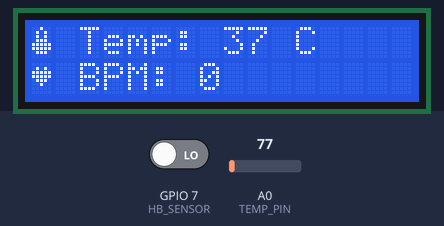
Bench run of a sketch on a simulated ESP8266 (NodeMCU). Parts: 16×2 character LCD. Inputs (shaded band) come from the test bench; at power-on: A0 (TEMP_PIN) = 77, GPIO 7 (HB_SENSOR) LOW. WiFi joins after 1.5 s; servers stay silent unless stated; what the sketch prints to the serial monitor is not drawn.

Above: at 4.7 s.
4.8 s: A0 (TEMP_PIN) set to 92
At 6.3 s:
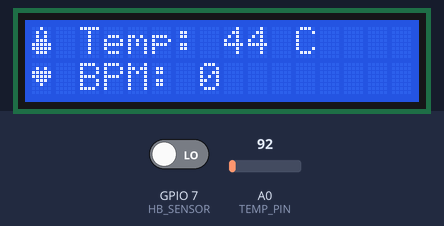
7.1 s: GPIO 7 (HB_SENSOR) driven HIGH
At 10.9 s:
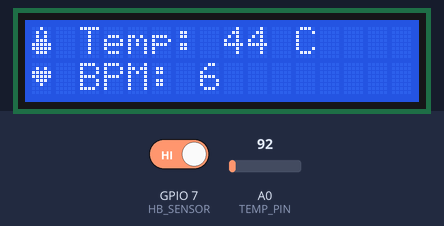
13.0 s: A0 (TEMP_PIN) set to 107
At 14.7 s:
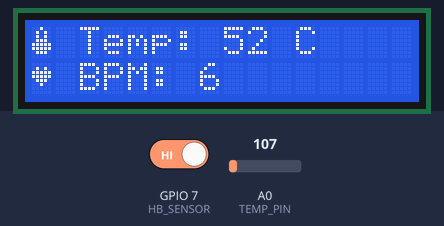
15.2 s: A0 (TEMP_PIN) set to 130
At 16.4 s:
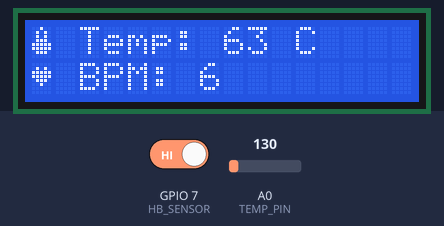
Timing chart, 0 to 18.2 s (numbered marks = the images above; inputs shaded):
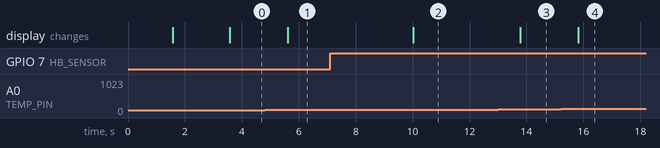

Measured:
- after the input at 4.8 s, the display: changes after 0.81 s (image 1)
- after the input at 7.1 s, the display: changes after 2.9 s (image 2)
- after the input at 13.0 s, the display: changes after 0.77 s (image 3)
- after the input at 15.2 s, the display: changes after 0.61 s (image 4)

The sketch:

HealthMonitor.ino
```cpp
#include <ESP8266WiFi.h>
#include <WebSocketsServer.h>
#include <ArduinoJson.h>
#include <TimerOne.h>
#include <LiquidCrystal.h>

/* WiFi credentials */
const char* ssid = "YourWiFiName";
const char* password = "YourWiFiPassword";

/* WebSocket server */
WebSocketsServer webSocket = WebSocketsServer(8080);

/* LCD wiring */
LiquidCrystal lcd(12, 11, 5, 4, 3, 2); // RS=12, E=11, D4=5, D5=4, D6=3, D7=2

/* Pins */
const byte TEMP_PIN = A0;  // LM35 temp sensor analog input
const byte HB_SENSOR = 7;  // Pulse sensor digital input

/* Custom chars */
byte heartGlyph[8] = {
  0b00000,
  0b01010,
  0b11111,
  0b11111,
  0b01110,
  0b00100,
  0b00000,
  0b00000
};

byte tempGlyph[8] = {
  0b00100,
  0b01010,
  0b01010,
  0b01110,
  0b11111,
  0b11111,
  0b01110,
  0b00000
};

/* Pulse detection variables */
const int Highpulse = HIGH;  // since digitalRead, HIGH means pulse detected
unsigned long lastBeatTime = 0;
unsigned long lastBPMUpdate = 0;
int beatCount = 0;
int bpm = 0;

unsigned long lastTempUpdate = 0;
int temp = 0;

/* WebSocket event handler */
void webSocketEvent(uint8_t num, WStype_t type, uint8_t * payload, size_t length) {
  switch(type) {
    case WStype_DISCONNECTED:
      Serial.printf("[%u] Disconnected!\n", num);
      break;
    case WStype_CONNECTED:
      {
        IPAddress ip = webSocket.remoteIP(num);
        Serial.printf("[%u] Connected from %d.%d.%d.%d\n", num, ip[0], ip[1], ip[2], ip[3]);
      }
      break;
    case WStype_TEXT:
      Serial.printf("[%u] get Text: %s\n", num, payload);
      break;
  }
}

void setup() {
  Serial.begin(115200);

  // Connect to WiFi
  WiFi.begin(ssid, password);
  while (WiFi.status() != WL_CONNECTED) {
    delay(500);
    Serial.print(".");
  }
  Serial.println("");
  Serial.println("WiFi connected");
  Serial.println("IP address: ");
  Serial.println(WiFi.localIP());

  // Start WebSocket server
  webSocket.begin();
  webSocket.onEvent(webSocketEvent);

  // LCD Setup
  lcd.begin(16, 2);
  lcd.createChar(0, heartGlyph);
  lcd.createChar(1, tempGlyph);
  pinMode(HB_SENSOR, INPUT);

  // Splash screen
  lcd.setCursor(3, 0);
  lcd.print("Health");
  lcd.setCursor(2, 1);
  lcd.print("Monitoring");
  delay(2000);
  lcd.clear();
}

void loop() {
  webSocket.loop();
  unsigned long currentMillis = millis();

  // Read temperature every 2 seconds
  if (currentMillis - lastTempUpdate >= 2000) {
    int adc = analogRead(TEMP_PIN);
    float voltage = adc * (5.0 / 1023.0);
    temp = voltage * 100; // LM35: 10mV/°C
    lastTempUpdate = currentMillis;

    // Send data to WebSocket clients
    StaticJsonDocument<200> doc;
    doc["heartRate"] = bpm;
    doc["temperature"] = temp;

    String jsonString;
    serializeJson(doc, jsonString);
    webSocket.broadcastTXT(jsonString);
  }

  // Pulse detection: detect rising edge on digital pin 7
  int pulseVal = digitalRead(HB_SENSOR);
  static bool pulsePrevState = LOW;

  if (pulseVal == HIGH && pulsePrevState == LOW) {
    // Rising edge detected: count beat
    beatCount++;
    lastBeatTime = currentMillis;
  }
  pulsePrevState = pulseVal;

  // Update BPM every 10 seconds (or 60000 ms for 1 min scale)
  if (currentMillis - lastBPMUpdate >= 10000) {
    bpm = beatCount * 6; // scale 10s count to 60s
    beatCount = 0;
    lastBPMUpdate = currentMillis;
  }

  // Display on LCD
  lcd.setCursor(0, 0);
  lcd.write(byte(1));           // Temp glyph
  lcd.print(" Temp: ");
  lcd.print(temp);
  lcd.print(" C  ");

  lcd.setCursor(0, 1);
  lcd.write(byte(0));           // Heart glyph
  lcd.print(" BPM: ");
  lcd.print(bpm);
  lcd.print("    ");

  delay(50);
}
```
